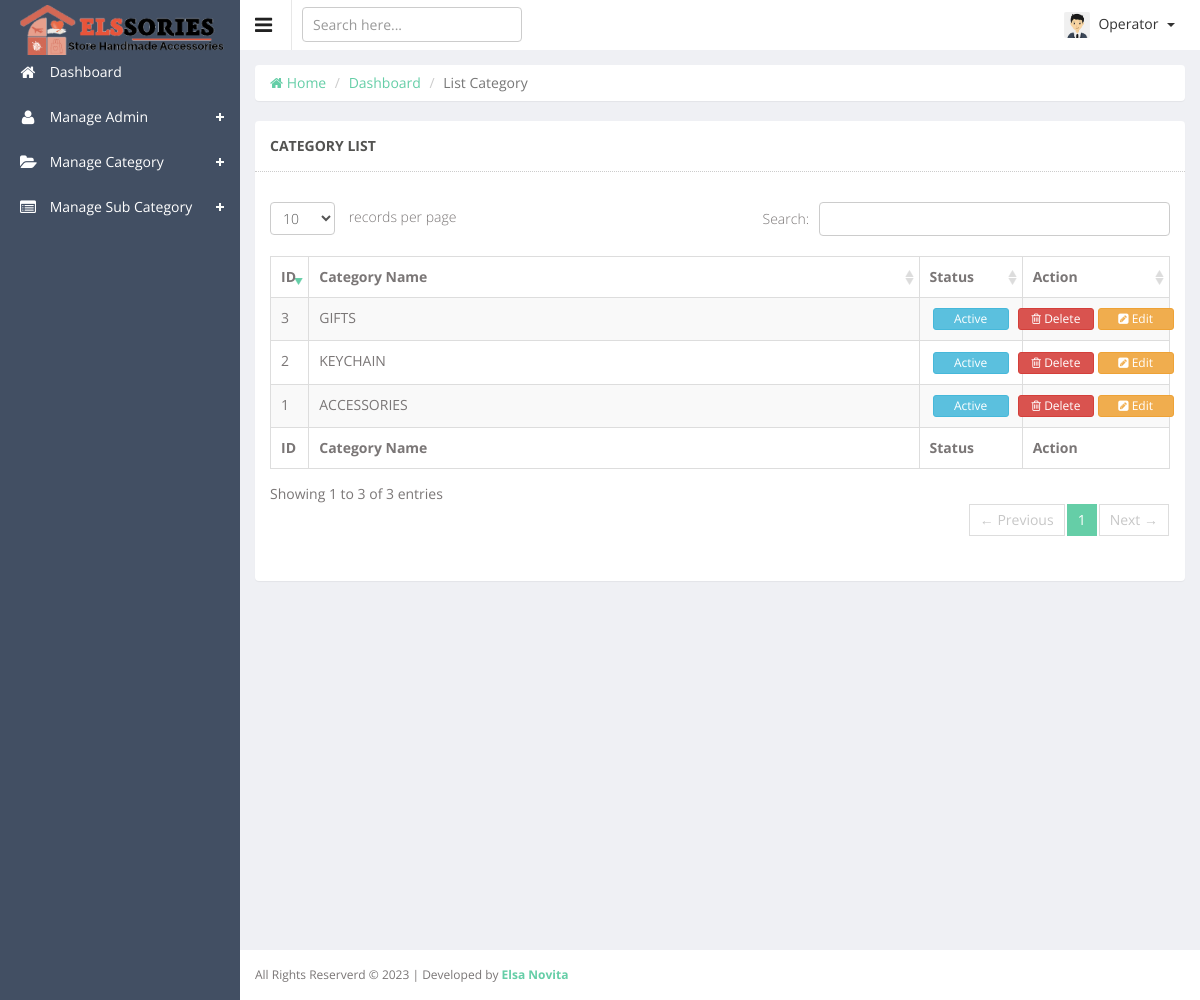
/admin/list-category.php (signed in), run on the app's committed database.
### tables this page shows
CREATE TABLE IF NOT EXISTS `categories` (
  `id` int NOT NULL AUTO_INCREMENT COMMENT 'CATEGORIES ID',
  `category_name` varchar(64) NOT NULL,
  `category_status` enum('Active','Inactive') NOT NULL DEFAULT 'Active',
  `created_at` datetime DEFAULT NULL,
  `updated_at` datetime DEFAULT NULL,
  PRIMARY KEY (`id`)
);

### admin/app/Http/Controllers/View.php (called while the page is built, shortened)
<?php
class View
{
	public function loadContent($directory, $page_name)
	{
		include("resource/view/".$directory."/".$page_name.".php");
	}
}
?>

### admin/list-category.php (called while the page is built, shortened)
<?php
include("app/Http/Controllers/View.php");
$view = new View;
$view->loadContent("include", "session");
$view->loadContent("include", "top");
$view->loadContent("content", "list-category");
?>

### admin/app/Models/Eloquent.php (called while the page is built, shortened)
<?php
class Eloquent
{
	public $connection;
	public function __construct()
	{
		$this->connection = new PDO('mysql:host='.$GLOBALS['DBHOST'].';dbname='.$GLOBALS['DBNAME'].';charset=utf8', $GLOBALS['DBUSER'], $GLOBALS['DBPASS']);
		$this->connection->setAttribute(PDO::ATTR_ERRMODE, PDO::ERRMODE_EXCEPTION);
		$this->connection->setAttribute(PDO::ATTR_EMULATE_PREPARES, false);
	}
	public function selectData($columnName, $tableName, $whereValue = 0, $inColumn = 0, $inValue = 0, $formatBy = 0, $paginate = 0)
	{
		try
		{
			if($columnName == "*")
			{
				$sql1 = "SELECT ";
				$sql2 = "*";
			}
			$sql3 = " FROM `$tableName`";
			if(@$formatBy['GROUP'])
				$sql6 = " GROUP BY `" . $formatBy['GROUP'] . "`";
			else
				$sql6 = "";
			if(@$formatBy['ASC'])
				$sql7 = " ORDER BY `" . $formatBy['ASC'] . "` ASC";
			else if(@$formatBy['DESC'])
				$sql7 = " ORDER BY `" . $formatBy['DESC'] . "` DESC";
			else
				$sql7 = "";
			if($paginate != 0)
				$sql8 = " LIMIT " . $paginate['POINT'] . ", " . $paginate['LIMIT'];
			else
				$sql8 = "";
			if($whereValue != 0)
			{
				$sql4 = " WHERE ";
				foreach($whereValue AS $wa1Column => $wa1Value)
				{
					@$sql5 .= $wa1Column . " = " . "'" . $wa1Value . "' AND ";
				}
				$sql5 = trim($sql5); $sql5 = rtrim($sql5, "AND"); $sql5 = trim($sql5);
				$preSQL = $sql1 . $sql2 . $sql3 . $sql4 . $sql5 . $sql6 . $sql7 . $sql8;
			}
			else
			{
				if($inValue != 0)
				{
					$preSQL = $sql1 . $sql2 . $sql3 . $sql4 . $sql5 . $sql6 . $sql7 . $sql8;
				}
				else
				{
					$preSQL = $sql1 . $sql2 . $sql3 . $sql6 . $sql7 . $sql8;
				}
			}
			$query = $this->connection->prepare($preSQL);
			$query->execute();
			$dataSelected = $query->fetchAll(PDO::FETCH_ASSOC);
			return $dataSelected;
		}
		catch(Exception $e)
		{
			return 0;
		}
	}
}
?>

### admin/resource/view/content/list-category.php (the view, shortened to what this page needs)
<?php
include("app/Models/Eloquent.php");
$eloquent = new Eloquent;
$columnName = "*";
$tableName = "categories";
$categoryList = $eloquent->selectData($columnName, $tableName);
?>
<div class="wrapper">
	<div class="row">
		<div class="col-sm-12">
			<ul class="breadcrumb panel">
				<li><a href="dashboard.php"><i class="fa fa-home"></i> Home</a></li>
				<li><a href="dashboard.php">Dashboard</a></li>
				<li class="active">List Category</li>
			</ul>
			<section class="panel">
				<header class="panel-heading">
					CATEGORY LIST
				</header>
				<div class="panel-body">
					<div class="adv-table">
						<table class="display table table-bordered table-striped" id="dynamic-table">
							<thead>
								<tr>
									<th style="width:5%"> ID </th>
									<th style="width:67%"> Category Name </th>
									<th style="width:10%"> Status </th>
									<th style="width:18%"> Action </th>
								</tr>
							</thead>
							<tbody>
								<?php
									$n=1;
									foreach($categoryList AS $eachRow)
									{
										echo '
										<tr class="gradeA">
											<td>'. $n .'</td>
											<td>'. $eachRow['category_name'] .'</td>
											<td class="center">
												<form method="post" action="">
													<input type="hidden" name="category_status_id" value="'.$eachRow['id'].'" />
													<input type="hidden" name="current_status" value="'.$eachRow['category_status'].'" />
													<button name="change_status" class="btn btn-info btn-xs" style="width: 76px;" type="submit">'.$eachRow['category_status'].'</button>
												</form>
											</td>
											<td class="center">
												<div class="row">
													<a data-id="'. $eachRow['id'] .'" class="btn btn-danger btn-xs deleteButton" href="#deleteModal" style="width: 76px;" data-toggle="modal">
														<i class="fa fa-trash-o"></i> Delete
													</a>
													<form method="post" action="edit-category.php" style="display: inline;">
														<input type="hidden" name="category_id" value="'.$eachRow['id'].'"/>
														<button name="try_edit" class="btn btn-warning btn-xs" style="width: 76px;" type="submit">
															<i class="fa fa-pencil-square"></i> Edit
														</button>
													</form>
												</div>
											</td>
										</tr>
										';
										$n++;
									}
								?>
							</tbody>
							<tfoot>
								<tr>
									<th> ID </th>
									<th> Category Name </th>
									<th> Status </th>
									<th> Action </th>
								</tr>
							</tfoot>
						</table>
					</div>
				</div>
			</section>
		</div>
	</div>
</div>

### admin/public/js/datatable/css/demo_table.css (style rules this page uses)
table.display { margin: 0 auto; clear: both; width: 100%; }
table.display thead th { padding: 3px 18px 3px 10px; border-bottom: 1px solid black; font-weight: bold; cursor: pointer; * cursor: hand; }
table.display tfoot th { padding: 3px 18px 3px 10px; border-top: 1px solid black; font-weight: bold; }
table.display td { padding: 3px 10px; }
table.display td.center { text-align: center; }
.sorting_desc { background: url('../images/sort_desc.png') no-repeat center right; }
.sorting { background: url('../images/sort_both.png') no-repeat center right; }
table.display tr.odd.gradeA { background-color: #ddffdd; }
table.display tr.even.gradeA { background-color: #eeffee; }
tr.odd { background-color: #E2E4FF; }
tr.even { background-color: white; }
tr.odd td.sorting_1 { background-color: #D3D6FF; }
tr.even td.sorting_1 { background-color: #EAEBFF; }
tr.odd.gradeA td.sorting_1 { background-color: #c4ffc4; }
tr.even.gradeA td.sorting_1 { background-color: #d5ffd5; }
table.display tr.gradeA { background-color: #eeffee; }

### admin/public/css/custom.css (style rules this page uses)
ul, .list-unstyled { padding-left: 30px; }

### data on the page
categories: category_name "ACCESSORIES", category_status "Active"
categories: category_name "KEYCHAIN", category_status "Active"
categories: category_name "GIFTS", category_status "Active"

### other printed values
$_SESSION['SMC_login_admin_name'] "Operator"
